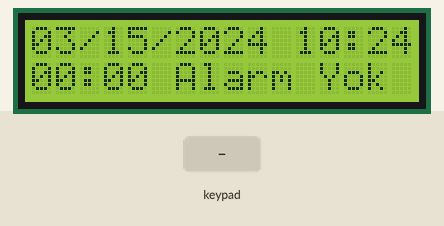
Bench run of a sketch on a simulated Arduino Uno, built with avr-gcc and run on an emulated ATmega328P. Shown: 16×2 character LCD. The test bench sets the inputs (shaded band). The local clock reads 2024-03-15 10:24:30 at power-on unless the sketch sets it; what the sketch prints to the serial monitor is not drawn.

Above: at 1.2 s.
1.3 s: key 'A' pressed
At 2.0 s:
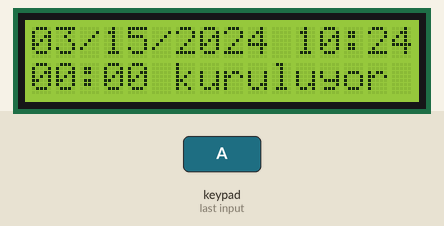
2.8 s: key 'B' pressed
At 3.7 s:
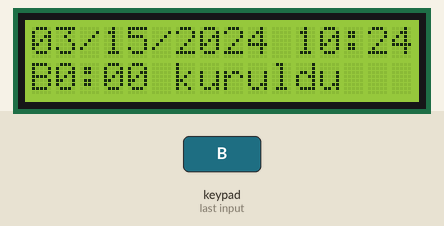
4.3 s: key '*' pressed
At 5.2 s:
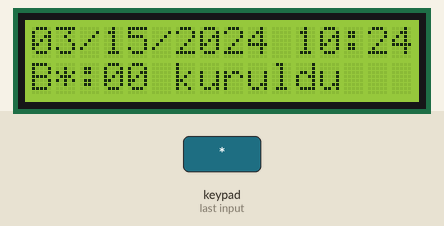
5.8 s: key '#' pressed
At 6.6 s:
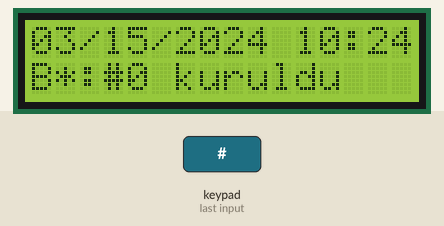
7.3 s: key 'D' pressed
8.8 s: key 'C' pressed
At 31.2 s:
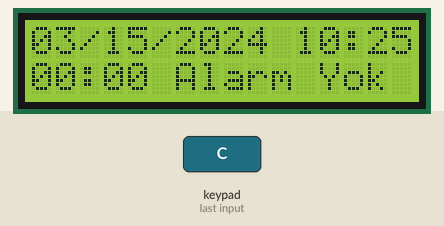
Timing chart, 0 to 31.5 s (numbered marks = the images above; inputs shaded):
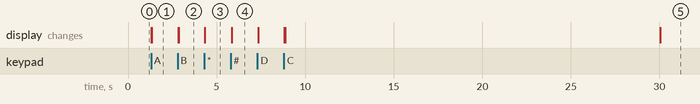

Measured:
- after the input at 1.3 s, the display: first changes at once (image 1 shows a later state)
- after the input at 2.8 s, the display: first changes at once (image 2 shows a later state)
- after the input at 4.3 s, the display: changes at once (image 3)
- after the input at 5.8 s, the display: changes at once (image 4)
- after the input at 8.8 s, the display: first changes at once (image 5 shows a later state)

The sketch:

ALARM.ino
```cpp
#include <Keypad.h>


//lcd kütühaneleri
#include <Wire.h>
#include <LiquidCrystal_I2C.h>
//I2C pins declaration
LiquidCrystal_I2C lcd(0x27, 2, 1, 0, 4, 5, 6, 7, 3, POSITIVE);

///


//RTC kütüphaneleri

// CONNECTIONS:
// DS1302 CLK/SCLK --> 5
// DS1302 DAT/IO --> 4
// DS1302 RST/CE --> 2
// DS1302 VCC --> 3.3v - 5v
// DS1302 GND --> GND

#include <ThreeWire.h>
#include <RtcDS1302.h>

ThreeWire myWire(4,5,2); // IO, SCLK, CE
RtcDS1302<ThreeWire> Rtc(myWire);
//////

const byte ROWS = 4; //four rows
const byte COLS = 4; //four columns

//define the cymbols on the buttons of the keypads
char hexaKeys[ROWS][COLS] = {
  {'1','2','3','A'},
  {'4','5','6','B'},
  {'7','8','9','C'},
  {'*','0','#','D'}
};

byte rowPins[ROWS] = {10, 11, 12, 13}; //connect to the row pinouts of the keypad
byte colPins[COLS] = {6, 7, 8, 9}; //connect to the column pinouts of the keypad


Keypad customKeypad = Keypad( makeKeymap(hexaKeys), rowPins, colPins, ROWS, COLS);


String hour1;
String hour2;
String minute1;
String minute2;
int say;
bool alarm_kur;
bool onayla;
bool sifirla;
String durum;
void setup(){
   Serial.begin(57600);

  alarm_kur=false;
  onayla=false;
  sifirla=false;


  ///keypad

  customKeypad.setDebounceTime(10);
  customKeypad.setHoldTime(0);
  customKeypad.addEventListener(keypadEvent);
  hour1=String("0");
  hour2=String("0");
  minute1=String("0");
  minute2=String("0");
  durum=String("Alarm Yok");
  say=-1;


  /////

  ///RTC

    Serial.print("Derlenen: ");
    Serial.print(__DATE__);
    Serial.println(__TIME__);

    Rtc.Begin();

    RtcDateTime compiled = RtcDateTime(__DATE__, __TIME__);

    Serial.println(printDateTime(compiled));

    if (!Rtc.IsDateTimeValid())
    {
        // Common Causes:
        //    1) first time you ran and the device wasn't running yet
        //    2) the battery on the device is low or even missing

        Serial.println("RTC lost confidence in the DateTime!");
        Rtc.SetDateTime(compiled);
    }

    if (Rtc.GetIsWriteProtected())
    {
        Serial.println("RTC was write protected, enabling writing now");
        Rtc.SetIsWriteProtected(false);
    }

    if (!Rtc.GetIsRunning())
    {
        Serial.println("RTC was not actively running, starting now");
        Rtc.SetIsRunning(true);
    }

    RtcDateTime now = Rtc.GetDateTime();
    if (now < compiled)
    {
        Serial.println("RTC is older than compile time!  (Updating DateTime)");
        Rtc.SetDateTime(compiled);
    }
    else if (now > compiled)
    {
        Serial.println("RTC is newer than compile time. (this is expected)");
    }
    else if (now == compiled)
    {
        Serial.println("RTC is the same as compile time! (not expected but all is fine)");
    }


  ///


///LCD

 lcd.begin(16,2);//Defining 16 columns and 2 rows of lcd display
 lcd.backlight();//To Power ON the back light
 //lcd.backlight();// To Power OFF the back light


///


}


void loop(){


RtcDateTime now = Rtc.GetDateTime();


    if (!now.IsValid())
    {
        // Common Causes:
        //    1) the battery on the device is low or even missing and the power line was disconnected
        Serial.println("RTC lost confidence in the DateTime!");
    }

lcd.setCursor(0,0); //Defining positon to write from first row,first column .
lcd.print( printDateTime(now));


lcd.setCursor(0,1);  //Defining positon to write from second row,first column .
lcd.print(hour1+hour2+":"+minute1+minute2+" "+durum);


char key = customKeypad.getKey();

if(onayla==true)
{

  if(now.Hour()==(hour1+hour2).toInt()&&now.Minute()==(minute1+minute2).toInt())
{

  lcd.clear();
  lcd.setCursor(0,0);  //Defining positon to write from second row,first column .
  lcd.print("UYANN!    UYANN!");
  lcd.setCursor(0,1);  //Defining positon to write from second row,first column .
  lcd.print("UYANN!    UYANN!");
  delay(2000);
}

}


/*
    if (key == 'A') {
            alarm_kur=true;
            Serial.println("kur");
        }


if(alarm_kur==true)
{


         if(key)
        {
            say++;
         }
        if(say==1)
        {
           hour1=key;
           Serial.print(hour1);
         }
         if(say==2 )
         {
           hour2=key;
           Serial.print(hour2);
          }
          if(say==3 )
          {
              minute1=key;
              Serial.print(minute1);
          }
          if(say==4 )
          {
             minute2=key;
             Serial.print(minute2);
             //  Serial.print(String(hour1)+String(hour2)+":"+String(minute1)+(minute2);
          }

}
*/
}


#define countof(a) (sizeof(a) / sizeof(a[0]))

String printDateTime(const RtcDateTime& dt)
{
    char datestring[20];

    snprintf_P(datestring,
            countof(datestring),
            PSTR("%02u/%02u/%04u %02u:%02u:%02u"),
            dt.Month(),
            dt.Day(),
            dt.Year(),
            dt.Hour(),
            dt.Minute(),
            dt.Second() );

        return datestring;
   // Serial.print(datestring);
}


void keypadEvent(KeypadEvent key){
    switch (customKeypad.getState()){
    case PRESSED:
        if (key == 'A') {
            alarm_kur=true;
            durum="kuruluyor";
            hour1=String("0");
            hour2=String("0");
            minute1=String("0");
            minute2=String("0");
            say=-1;
            lcd.clear();
            Serial.println("kur");
        }

          if (key == 'B') {
            onayla=true;
            durum="kuruldu";
            lcd.clear();
            Serial.println("onayla");
        }

        if (key == 'C')
        {
         hour1=String("0");
         hour2=String("0");
         minute1=String("0");
         minute2=String("0");
         say=-1;
         lcd.clear();
        alarm_kur=false;
        onayla=false;
        durum="Alarm Yok";

        }


      if(alarm_kur==true)
{


         if(key)
        {
            say++;
         }
        if(say==1)
        {
           hour1=key;
           Serial.print(hour1);
         }
         if(say==2 )
         {
           hour2=key;
           Serial.print(hour2);
          }
          if(say==3 )
          {
              minute1=key;
              Serial.print(minute1);
          }
          if(say==4 )
          {
             minute2=key;
             Serial.print(minute2);
             //  Serial.print(String(hour1)+String(hour2)+":"+String(minute1)+(minute2);
          }

}

        break;

    case RELEASED:

        break;

    case HOLD:

        break;
    }
}
```
